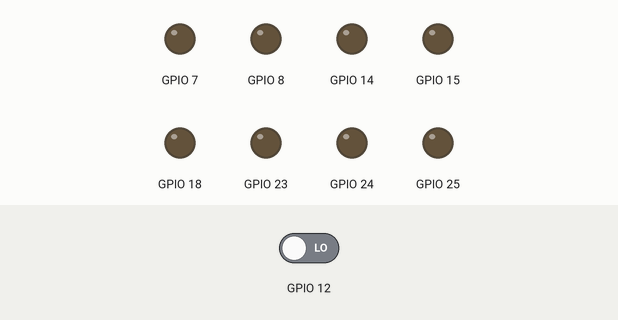
A program run on a simulated Raspberry Pi (BCM pin numbers). On the bench: output pins drawn as LEDs (lit = HIGH). Dashed ring = blinking. Inputs (shaded band) come from the test bench; at power-on: GPIO 12 LOW.

Above: at 1.2 s.
1.3 s: GPIO 12 driven HIGH
At 2.1 s:
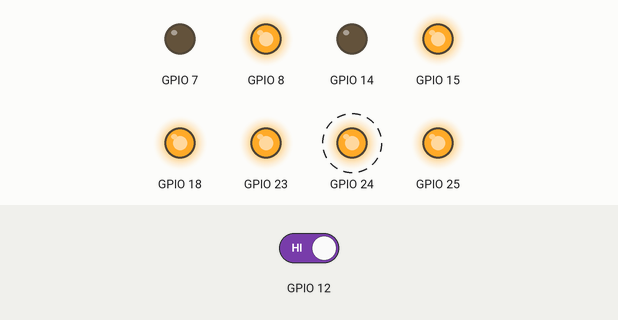
4.3 s: GPIO 12 driven LOW
At 5.2 s:
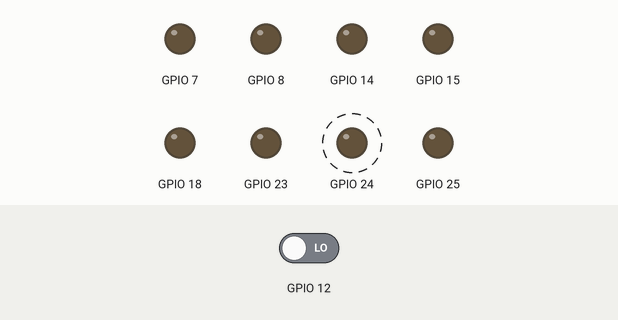
5.8 s: GPIO 12 driven HIGH
At 6.1 s:
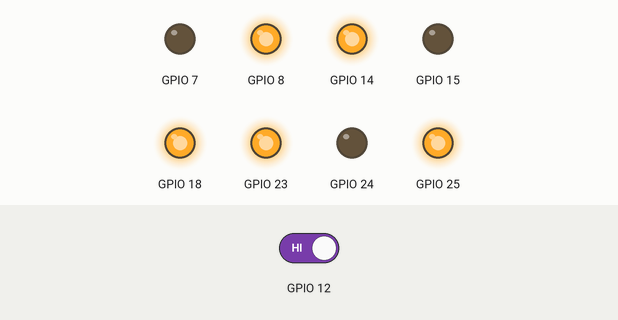
Timing chart, 0 to 20.3 s (numbered marks = the images above; inputs shaded):
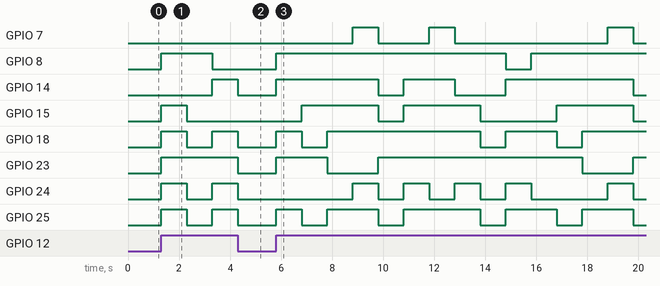

The program:

8displ.py
```python
import RPi.GPIO as GPIO
from time import sleep

GPIO.setmode(GPIO.BCM)
GPIO.setmode(GPIO.BCM)
GPIO.setup(14, GPIO.OUT)
GPIO.setup(15, GPIO.OUT)
GPIO.setup(18, GPIO.OUT)
GPIO.setup(23, GPIO.OUT)
GPIO.setup(24, GPIO.OUT)
GPIO.setup(25, GPIO.OUT)
GPIO.setup(8, GPIO.OUT)
GPIO.setup(7, GPIO.OUT)
GPIO.setup(12, GPIO.IN)


def clean_all():
    GPIO.output(15, GPIO.LOW)
    GPIO.output(18, GPIO.LOW)
    GPIO.output(23, GPIO.LOW)
    GPIO.output(14, GPIO.LOW)
    GPIO.output(25, GPIO.LOW)
    GPIO.output(7, GPIO.LOW)
    GPIO.output(24, GPIO.LOW)
    GPIO.output(8, GPIO.LOW)

def for_0():
    GPIO.output(15, GPIO.HIGH)
    GPIO.output(18, GPIO.HIGH)
    GPIO.output(23, GPIO.HIGH)
    GPIO.output(25, GPIO.HIGH)
    GPIO.output(8, GPIO.HIGH)
    GPIO.output(24, GPIO.HIGH)

def for_1():
    GPIO.output(23, GPIO.HIGH)
    GPIO.output(8, GPIO.HIGH)

def for_2():
    GPIO.output(18, GPIO.HIGH)
    GPIO.output(23, GPIO.HIGH)
    GPIO.output(14, GPIO.HIGH)
    GPIO.output(24, GPIO.HIGH)
    GPIO.output(25, GPIO.HIGH)

def for_3():
    GPIO.output(18, GPIO.HIGH)
    GPIO.output(23, GPIO.HIGH)
    GPIO.output(14, GPIO.HIGH)
    GPIO.output(8, GPIO.HIGH)
    GPIO.output(25, GPIO.HIGH)

def for_4():
    GPIO.output(15, GPIO.HIGH)
    GPIO.output(14, GPIO.HIGH)
    GPIO.output(23, GPIO.HIGH)
    GPIO.output(8, GPIO.HIGH)

def for_5():
    GPIO.output(18, GPIO.HIGH)
    GPIO.output(15, GPIO.HIGH)
    GPIO.output(14, GPIO.HIGH)
    GPIO.output(8, GPIO.HIGH)
    GPIO.output(25, GPIO.HIGH)

def for_6():
    GPIO.output(18, GPIO.HIGH)
    GPIO.output(15, GPIO.HIGH)
    GPIO.output(14, GPIO.HIGH)
    GPIO.output(24, GPIO.HIGH)
    GPIO.output(8, GPIO.HIGH)
    GPIO.output(25, GPIO.HIGH)
    GPIO.output(7, GPIO.HIGH)

def for_7():
    GPIO.output(18, GPIO.HIGH)
    GPIO.output(23, GPIO.HIGH)
    GPIO.output(8, GPIO.HIGH)

def for_8():
    GPIO.output(18, GPIO.HIGH)
    GPIO.output(15, GPIO.HIGH)
    GPIO.output(23, GPIO.HIGH)
    GPIO.output(14, GPIO.HIGH)
    GPIO.output(24, GPIO.HIGH)
    GPIO.output(8, GPIO.HIGH)
    GPIO.output(25, GPIO.HIGH)

def for_9():
    GPIO.output(18, GPIO.HIGH)
    GPIO.output(15, GPIO.HIGH)
    GPIO.output(23, GPIO.HIGH)
    GPIO.output(14, GPIO.HIGH)
    GPIO.output(8, GPIO.HIGH)
    GPIO.output(25, GPIO.HIGH)
    GPIO.output(7, GPIO.HIGH)
clean_all()
count = 0
try:
    while True:
        while count != 10:
            if GPIO.input(12):
                globals()[("for_{}").format(count)]()
                sleep(1)
                clean_all()
                count += 1
        count = 0

except KeyboardInterrupt:
    GPIO.cleanup()
```

Measured:
- after the input at 1.3 s, GPIO 8: LOW → HIGH at once, → LOW 2.0 s later; GPIO 14: LOW → HIGH after 2.0 s; GPIO 15: LOW → HIGH at once, → LOW 1.0 s later; GPIO 18, GPIO 24, GPIO 25: LOW → HIGH at once, → LOW 1.0 s later, → HIGH 1.0 s later; GPIO 23: LOW → HIGH at once
- after the input at 4.3 s, GPIO 8: stays LOW (without the input it goes to HIGH after 0.00 s); GPIO 14, GPIO 23: HIGH → LOW at once; GPIO 15: stays LOW (without the input it goes to HIGH after 1.0 s); GPIO 18, GPIO 25: HIGH → LOW after 0.00 s instead of 1.0 s
- after the input at 5.8 s, GPIO 7: goes HIGH 1.0 s, LOW 2.0 s, HIGH 1.0 s, LOW 6.0 s, HIGH 1.0 s, then LOW, starting after 3.0 s; GPIO 8: LOW → HIGH at once, → LOW 9.0 s later, → HIGH 1.0 s later
